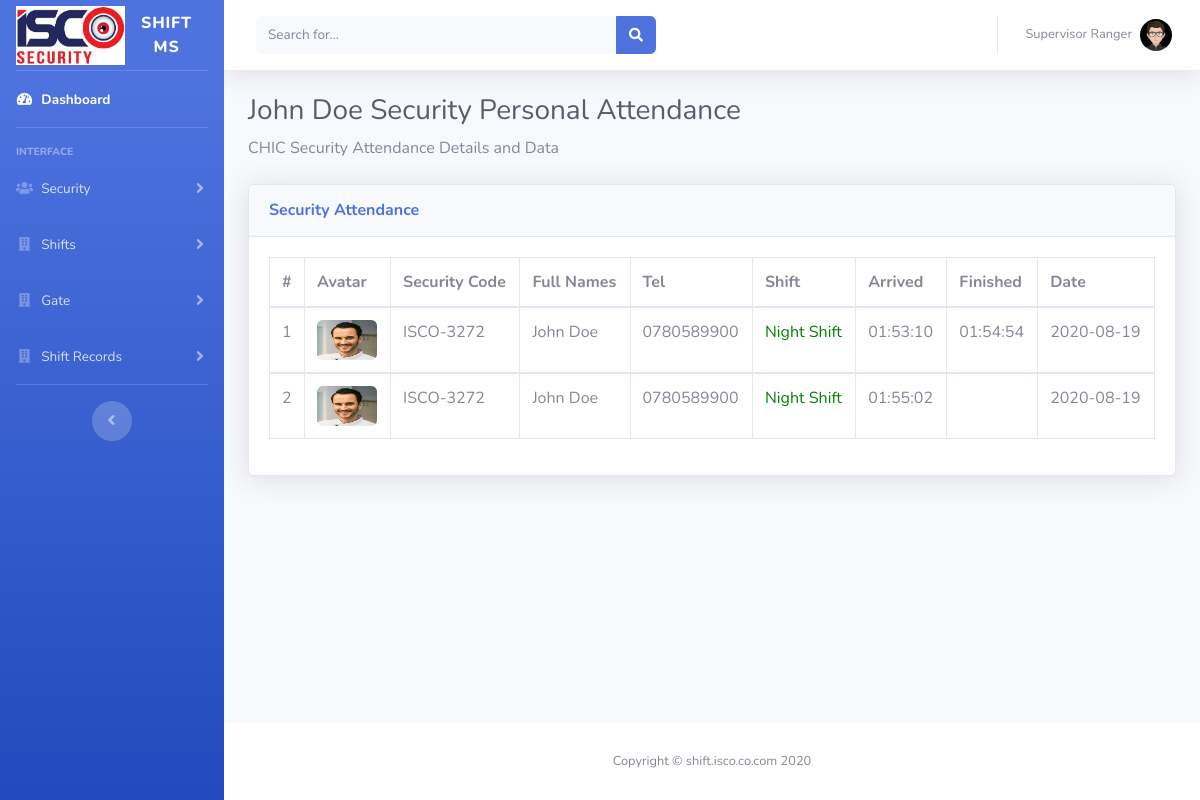
The app's page /supervisor/index.php?view-person-sec-records&sec_code=ISCO-3272 (signed in) with its own data.
### tables this page shows
CREATE TABLE `supervisor` (
  `supervisor_id` int(11) NOT NULL,
  `username` longtext DEFAULT NULL,
  `password` longtext DEFAULT NULL,
  `supervisor_name` longtext DEFAULT NULL,
  `gender` longtext DEFAULT NULL,
  `u_type_id` int(100) DEFAULT NULL,
  `tel` longtext DEFAULT NULL,
  `mail` longtext DEFAULT NULL,
  `profile` varchar(255) DEFAULT NULL,
  `site_id` int(11) DEFAULT NULL
);

CREATE TABLE `security` (
  `sec_id` int(11) NOT NULL,
  `sec_code` longtext DEFAULT NULL,
  `sec_names` longtext DEFAULT NULL,
  `sec_gender` mediumtext DEFAULT NULL,
  `sec_dob` date DEFAULT NULL,
  `sec_tel` longtext DEFAULT NULL,
  `sec_email` longtext DEFAULT NULL,
  `site_id` int(11) DEFAULT NULL,
  `shift_id` int(50) DEFAULT NULL,
  `gate_id` int(50) DEFAULT NULL,
  `profile` varchar(255) DEFAULT NULL,
  `reg_date` datetime NOT NULL
);

CREATE TABLE `site` (
  `site_id` int(11) NOT NULL,
  `site_name` longtext NOT NULL,
  `site_address` longtext NOT NULL,
  `site_email` longtext NOT NULL,
  `site_tel` longtext NOT NULL,
  `site_date` timestamp NOT NULL DEFAULT current_timestamp() ON UPDATE current_timestamp(),
  `supervisor_id` int(50) DEFAULT NULL
);

CREATE TABLE `shifts_record` (
  `shift_id` int(50) NOT NULL,
  `sec_code` longtext NOT NULL,
  `site_id` int(50) NOT NULL,
  `start_time` time NOT NULL,
  `end_time` time DEFAULT NULL,
  `shift_date` date NOT NULL
);

CREATE TABLE `tbl_shift` (
  `shift_id` int(11) NOT NULL,
  `shift_name` longtext NOT NULL,
  `shift_desc` longtext NOT NULL
);

### supervisor/view_personal_shift_records.php (the view, shortened to what this page needs)
<div class="container-fluid">
    <?php
        $sec_code=$_GET['sec_code'];
        $sql1="SELECT * FROM security WHERE sec_code='$sec_code' ";
      $result1=$conn->query($sql1);
      while ($row1 = $result1->fetch_assoc()) {
       $sec_name=$row1['sec_names'];
   }
    ?>
        <h1 class="h3 mb-2 text-gray-800"> <?php echo $sec_name; ?> Security Personal Attendance </h1>
        <p class="mb-4"><?php echo $site_name; ?> Security Attendance Details and Data </p>
        <div class="card shadow mb-4">
        <div class="card-header py-3">
          <h6 class="m-0 font-weight-bold text-primary">Security Attendance</h6>
        </div>
            <div class="card-body">
        <div class="table-responsive">
          <table class="table table-bordered" id="dataTable" width="100%" cellspacing="0">
            <thead>
              <tr>
                  <th>#</th>
                  <th>Avatar</th>
                  <th>Security Code</th>
                  <th>Full Names</th>
                  <th>Tel</th>
                  <th>Shift</th>
                  <th>Arrived</th>
                  <th>Finished</th>
                  <th>Date</th>
              </tr>
            </thead>
            <?php
              $sql1=" SELECT * FROM shifts_record,security,tbl_shift WHERE shifts_record.sec_code=security.sec_code AND security.shift_id=tbl_shift.shift_id AND security.site_id='$site_id' AND shifts_record.sec_code='$sec_code' ";
              $result1=$conn->query($sql1);
              $no=0;
              while ($row1 = $result1->fetch_assoc()) {
              $sec_profile=$row1['profile'];
              $shift_id=$row1['shift_id'];
              $no+=1;
              if (empty($sec_profile)) {
      $fileName = "../master/user-avatar.jpg";
  } else {
      $fileName = "$sec_profile";
  }
          ?>
          <tbody>
              <tr>
                  <td><?php echo $no; ?></td>
                  <td>
                   <img class="img-profile rounded" src="../security/security_profile/<?php echo $fileName ?>" alt="<?php echo $sec_profile ?>" style="width: 60px;height: 40px;">
                  </td>
                  <td><?php echo $row1['sec_code'];?></td>
                  <td><?php echo $row1['sec_names'];?></td>
                  <td><?php echo $row1['sec_tel'];?></td>
                  <td>
                  	<?php
                  		if ($shift_id=='1') {
	       ?>
	       		<span style="color: blue;"><?php echo $row1['shift_name'];?></span>
	       <?php
	    } else {
	        ?>
	        	<span style="color: green;"><?php echo $row1['shift_name'];?></span>
	       <?php
	    }
                  	?>
                  </td>
                  <td><?php echo $row1['start_time'];?></td>
                  <td><?php echo $row1['end_time'];?></td>
                  <td><?php echo $row1['shift_date'];?></td>
              </tr>
          </tbody>
          <?php }  ?>
          </table>
        </div>
      </div>
      </div>
    </div>

### supervisor/index.php (shortened to what this page needs)
<?php
include "../config/config.php";
if(isset($_SESSION['ISC0_SHIFT_MS_2020_SUPERVISOR']) == false){
    header("Location:../index.php");
}else{
?>
<!DOCTYPE html>
<html lang="en">
<head>
  <link href="../assets/vendor/fontawesome-free/css/all.min.css" rel="stylesheet" type="text/css">
  <link href="../assets/css/sb-admin-2.min.css" rel="stylesheet">
</head>
<body id="page-top">
  <?php
    $sql5="SELECT * from supervisor where username='$_SESSION[ISC0_SHIFT_MS_2020_SUPERVISOR]'";
    $result5=$conn->query($sql5);
    while ($row5 = $result5->fetch_assoc()) {
    $m_names=$row5['supervisor_name'];
    $m_profile=$row5['profile'];
    $site_id=$row5['site_id'];
    $sql_1=" SELECT * from site where site_id='$site_id' ";
    $result_1=$conn->query($sql_1);
    while ($row_1 = $result_1->fetch_assoc()) {
      $site_name=$row_1['site_name'];
    }
    if (empty($m_profile)) {
        $fileName = "user-avatar.jpg";
    } else {
        $fileName = "$m_profile";
    }
    }
  ?>
  <div id="wrapper">
    <ul class="navbar-nav bg-gradient-primary sidebar sidebar-dark accordion" id="accordionSidebar">
      <a class="sidebar-brand d-flex align-items-center justify-content-center" href="index.php">
        <div class="sidebar-brand-icon">
          <img src="../assets/img/logo.png" width="100%">
        </div>
        <div class="sidebar-brand-text mx-3">SHIFT MS</div>
      </a>
      <hr class="sidebar-divider my-0">
      <li class="nav-item active">
        <a class="nav-link" href="index.php">
          <i class="fas fa-fw fa-tachometer-alt"></i>
          <span>Dashboard</span></a>
      </li>
      <hr class="sidebar-divider">
      <div class="sidebar-heading">
        Interface
      </div>
      <li class="nav-item">
        <a class="nav-link collapsed" href="#" data-toggle="collapse" data-target="#collapseTwo" aria-expanded="true" aria-controls="collapseTwo">
          <i class="fas fa-fw fa-users"></i>
          <span>Security</span>
        </a>
      </li>
      <li class="nav-item">
        <a class="nav-link collapsed" href="#" data-toggle="collapse" data-target="#collapseUtilities_4" aria-expanded="true" aria-controls="collapseUtilities_4">
          <i class="fas fa-fw fa-building"></i>
          <span>Shifts</span>
        </a>
      </li>
      <li class="nav-item">
        <a class="nav-link collapsed" href="#" data-toggle="collapse" data-target="#collapseUtilities_5" aria-expanded="true" aria-controls="collapseUtilities_5">
          <i class="fas fa-fw fa-building"></i>
          <span>Gate</span>
        </a>
      </li>
      <li class="nav-item">
        <a class="nav-link collapsed" href="#" data-toggle="collapse" data-target="#collapseUtilities_1" aria-expanded="true" aria-controls="collapseUtilities_1">
          <i class="fas fa-fw fa-building"></i>
          <span>Shift Records</span>
        </a>
      </li>
      <hr class="sidebar-divider">
      <div class="text-center d-none d-md-inline">
        <button class="rounded-circle border-0" id="sidebarToggle"></button>
      </div>
    </ul>
    <div id="content-wrapper" class="d-flex flex-column">
      <div id="content">
        <nav class="navbar navbar-expand navbar-light bg-white topbar mb-4 static-top shadow">
          <form class="d-none d-sm-inline-block form-inline mr-auto ml-md-3 my-2 my-md-0 mw-100 navbar-search">
            <div class="input-group">
              <input type="text" class="form-control bg-light border-0 small" placeholder="Search for..." aria-label="Search" aria-describedby="basic-addon2">
              <div class="input-group-append">
                <button class="btn btn-primary" type="button">
                  <i class="fas fa-search fa-sm"></i>
                </button>
              </div>
            </div>
          </form>
          <ul class="navbar-nav ml-auto">
            <li class="nav-item dropdown no-arrow">
              <a class="nav-link dropdown-toggle" href="#" id="userDropdown" role="button" data-toggle="dropdown" aria-haspopup="true" aria-expanded="false">
                <span class="mr-2 d-none d-lg-inline text-gray-600 small"><?php echo $m_names ?></span>
                <img class="img-profile rounded-circle" src="supervisor_profile/<?php echo $fileName ?>" alt="<?php echo $m_names ?>">
              </a>
            </li>
          </ul>
        </nav>
  <?php
     if(isset($_GET['home']))
    {
      include("home.php");
    }
    elseif(isset($_GET['view-security']))
      {
        include("view_security.php");
      }
    elseif(isset($_GET['view-security-shifts-data']))
      {
        include("view_security_shift_data.php");
      }
    elseif(isset($_GET['assign-shift']))
      {
        include("assign_shift.php");
      }
    elseif(isset($_GET['shift-assignment']))
      {
        include("shift_assignment.php");
      }
    elseif(isset($_GET['update-shift-assignment']))
      {
        include("update_shift_assignment.php");
      }
    elseif(isset($_GET['view-shift-assigned']))
      {
        include("view_security_shifts.php");
      }
    elseif(isset($_GET['view-shift-records']))
      {
        include("all_site_shift_records.php");
      }
    elseif(isset($_GET['view-person-sec-records']))
      {
        include("view_personal_shift_records.php");
      }
    elseif(isset($_GET['add-gate']))
      {
        include("new_gate.php");
      }
    elseif(isset($_GET['view-gate']))
      {
        include("view_gate.php");
      }
    elseif(isset($_GET['gate-assignment']))
      {
        include("assign_gate.php");
      }
      elseif(isset($_GET['settings']))
      {
        include("settings.php");
      }
    elseif(isset($_GET['profile']))
      {
        include("profile.php");
      }
    elseif(isset($_GET[' ']))
      {
        include(" ");
      }
    else
    {
      include("home.php");
    }
  ?>
      </div>
      <footer class="sticky-footer bg-white">
        <div class="container my-auto">
          <div class="copyright text-center my-auto">
            <span>Copyright &copy; shift.isco.co.com 2020</span>
          </div>
        </div>
      </footer>
    </div>
  </div>
</body>
</html>
<?php
}
?>

### records on screen
supervisor: supervisor_name "Supervisor Ranger", profile (picture)
security: sec_names "John Doe"
site: site_name "CHIC"
shifts_record: security.profile (picture), security.sec_code "ISCO-3272", security.sec_names "John Doe", security.sec_tel "0780589900", tbl_shift.shift_name "Night Shift", start_time "01:53:10", end_time "01:54:54", shift_date "2020-08-19"
shifts_record: security.profile (picture), security.sec_code "ISCO-3272", security.sec_names "John Doe", security.sec_tel "0780589900", tbl_shift.shift_name "Night Shift", start_time "01:55:02", shift_date "2020-08-19"
